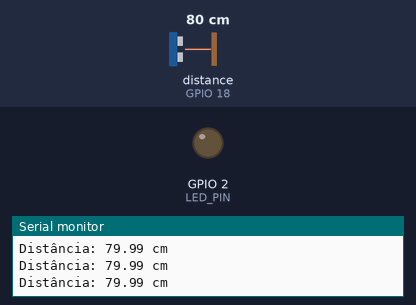
The sketch below on a simulated ESP32. On the bench: output pins drawn as LEDs (lit = HIGH), the last lines printed to the serial monitor. Wiring (inferred from the names in the program): ultrasonic range finder: trigger GPIO 5; echo GPIO 18. The test bench sets the inputs (shaded band); at power-on: distance to the obstacle (sensor on GPIO 18) 80 cm. The echo pulse lasts 58.3 µs per cm; WiFi joins after 1.5 s; servers stay silent unless stated; no MQTT or app messages arrive unless stated; pins used as bus, display or sensor lines are not drawn.

Above: at 9.8 s.
9.9 s: distance to the obstacle (sensor on GPIO 18) set to 70 cm
At 10.7 s:
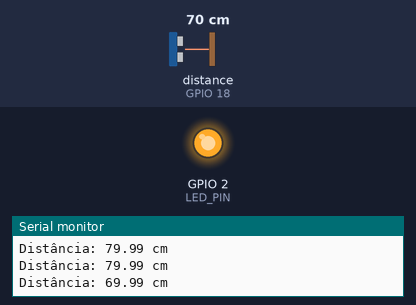
11.9 s: distance to the obstacle (sensor on GPIO 18) set to 120 cm
At 13.4 s:
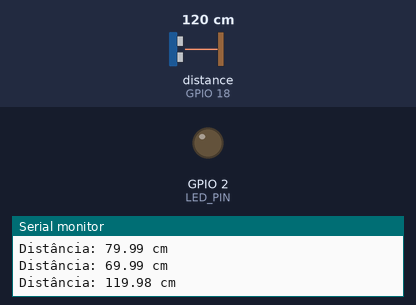
Timing chart, 0 to 14.9 s (numbered marks = the images above; inputs shaded):
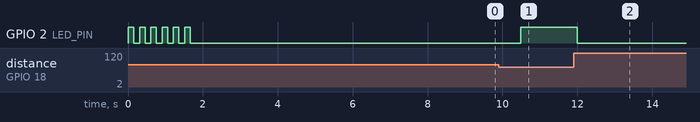

The sketch:

arquivo.ino
```cpp
// --------------------------------------------------------------------------
// Projeto: Monitor de Distância – Edge Computing + FIWARE
// Dispositivo: sensor001
// Grupo ZettaWorks:
// Victor Altieri RM: 565288
// Pedro Henrique Silva Gregolini RM:563342
// Rafael Falaguasta RM: 561714
// --------------------------------------------------------------------------

#include <WiFi.h>
#include <PubSubClient.h>

// ------------------------ CONFIGURAÇÕES EDITÁVEIS --------------------------

const char* SSID         = "Wokwi-GUEST";
const char* PASSWORD     = "";

const char* BROKER_MQTT  = "20.220.33.84";
const int   BROKER_PORT  = 1883;

// Tópicos MQTT para FIWARE
const char* TOPICO_SUBSCRIBE = "/TEF/sensor001/cmd";     // Comandos
const char* TOPICO_PUBLISH_1 = "/TEF/sensor001/attrs";   // Estado (on/off)
const char* TOPICO_PUBLISH_2 = "/TEF/sensor001/attrs/d"; // Distância medida

const char* ID_MQTT     = "fiware_sensor001";
const char* topicPrefix = "sensor001";   // prefixo usado nos comandos

// LED de alerta local (EDGE) – LED onboard do ESP32
const int LED_PIN = 2;

// ---------------------------- SENSOR ULTRASSÔNICO --------------------------

const int trigPin = 5;
const int echoPin = 18;

// ----------------------------- VARIÁVEIS GLOBAIS ---------------------------

WiFiClient espClient;
PubSubClient MQTT(espClient);

char EstadoSaida = '0';   // '1' = on, '0' = off

// ---------------------------- INICIALIZAÇÕES --------------------------------

void initSerial() {
  Serial.begin(115200);
  delay(10);
}

void initWiFi() {
  Serial.println("Conectando ao Wi-Fi...");
  WiFi.begin(SSID, PASSWORD);

  while (WiFi.status() != WL_CONNECTED) {
    delay(200);
    Serial.print(".");
  }

  Serial.println("\nWiFi conectado!");
  Serial.print("IP: ");
  Serial.println(WiFi.localIP());
}

void initMQTT() {
  MQTT.setServer(BROKER_MQTT, BROKER_PORT);
  MQTT.setCallback(mqtt_callback);
}

void InitHardware() {
  pinMode(LED_PIN, OUTPUT);
  pinMode(trigPin, OUTPUT);
  pinMode(echoPin, INPUT);

  // Piscar LED para indicar inicialização (sem usar digitalWrite aninhado)
  for (int i = 0; i < 6; i++) {
    digitalWrite(LED_PIN, HIGH);
    delay(150);
    digitalWrite(LED_PIN, LOW);
    delay(150);
  }
}

// --------------------------- MQTT – CALLBACK -------------------------------

void mqtt_callback(char* topic, byte* payload, unsigned int length) {
  String msg;

  for (unsigned int i = 0; i < length; i++) {
    msg += (char)payload[i];
  }

  Serial.print("Comando recebido: ");
  Serial.println(msg);

  String onTopic  = String(topicPrefix) + "@on|";
  String offTopic = String(topicPrefix) + "@off|";

  if (msg.equals(onTopic)) {
    digitalWrite(LED_PIN, HIGH);
    EstadoSaida = '1';
  }

  if (msg.equals(offTopic)) {
    digitalWrite(LED_PIN, LOW);
    EstadoSaida = '0';
  }
}

// ------------------------ ULTRASSÔNICO – FUNÇÃO EDGE -----------------------

float medirDistancia() {
  // Gera pulso no TRIG
  digitalWrite(trigPin, LOW);
  delayMicroseconds(2);

  digitalWrite(trigPin, HIGH);
  delayMicroseconds(10);
  digitalWrite(trigPin, LOW);

  // Mede o tempo de ida e volta do som no ECHO
  long duracao = pulseIn(echoPin, HIGH, 30000); // timeout 30 ms

  if (duracao == 0) {
    return -1; // leitura inválida
  }

  // Converte tempo em distância (cm)
  float distancia = (duracao / 2.0) * 0.0343;
  return distancia;
}

void handleDistance() {
  float distancia = medirDistancia();

  if (distancia < 0) {
    Serial.println("Falha na leitura do sensor ultrassônico");
    return;
  }

  Serial.print("Distância: ");
  Serial.print(distancia);
  Serial.println(" cm");

  // ------------------ LÓGICA EDGE (alerta local) ------------------
  // Se estiver muito perto (< 25 cm), acende LED
  if (distancia < 75.0) {
    digitalWrite(LED_PIN, HIGH);
    EstadoSaida = '1';
  } else {
    digitalWrite(LED_PIN, LOW);
    EstadoSaida = '0';
  }

  // ---------------------- PUBLICAÇÃO NO FIWARE --------------------

  char mensagem[16];
  dtostrf(distancia, 0, 2, mensagem);  // float -> string com 2 casas decimais

  MQTT.publish(TOPICO_PUBLISH_2, mensagem);

  delay(1000);
}

// --------------------------- FUNÇÕES DE SUPORTE ----------------------------

void reconnectMQTT() {
  while (!MQTT.connected()) {
    Serial.print("Conectando ao Broker MQTT... ");

    if (MQTT.connect(ID_MQTT)) {
      Serial.println("Conectado!");
      MQTT.subscribe(TOPICO_SUBSCRIBE);
    } else {
      Serial.println("Falha. Tentando novamente em 2s...");
      delay(2000);
    }
  }
}

void VerificaConexoesWiFIEMQTT() {
  if (WiFi.status() != WL_CONNECTED) {
    initWiFi();
  }

  if (!MQTT.connected()) {
    reconnectMQTT();
  }
}

void EnviaEstadoOutputMQTT() {
  if (EstadoSaida == '1') {
    MQTT.publish(TOPICO_PUBLISH_1, "s|on");
  } else {
    MQTT.publish(TOPICO_PUBLISH_1, "s|off");
  }

  delay(500);
}

// ------------------------------ SETUP & LOOP -------------------------------

void setup() {
  initSerial();
  InitHardware();
  initWiFi();
  initMQTT();
  delay(2000);

  // Publica estado inicial
  MQTT.publish(TOPICO_PUBLISH_1, "s|off");
}

void loop() {
  VerificaConexoesWiFIEMQTT();
  EnviaEstadoOutputMQTT();
  handleDistance();
  MQTT.loop();
}
```

Measured:
- the behaviour switches between 76 and 75 cm on distance to the obstacle (sensor on GPIO 18) (found by bisection; images 0 and 1)
- after the input at 9.9 s, GPIO 2 (LED_PIN): LOW → HIGH after 0.59 s
- after the input at 11.9 s, GPIO 2 (LED_PIN): HIGH → LOW after 0.10 s
